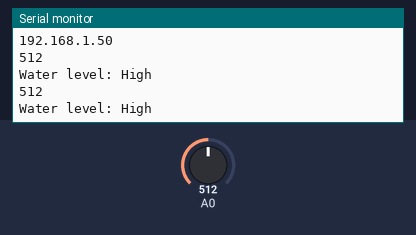
A sketch run on a simulated ESP8266 (NodeMCU). Shown: the last lines printed to the serial monitor. Inputs (shaded band) come from the test bench; at power-on: A0 = 512. WiFi joins after 1.5 s; servers stay silent unless stated.

Above: at 2.7 s.
2.8 s: A0 set to 303
At 4.1 s:
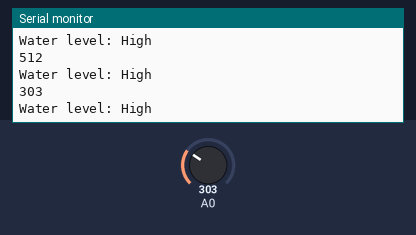
4.3 s: A0 set to 274
At 5.1 s:
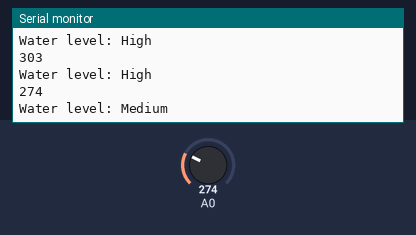
7.0 s: A0 set to 175
At 8.3 s:
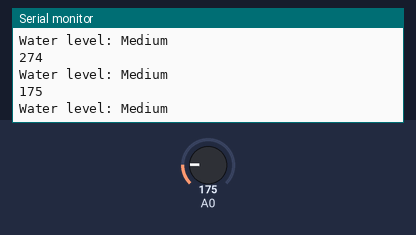
8.5 s: A0 set to 146
At 9.3 s:
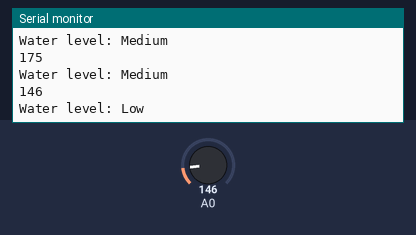
Timing chart, 0 to 11.5 s (numbered marks = the images above; inputs shaded):
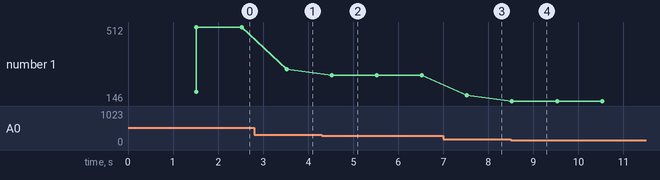

Measured:
- the behaviour switches between 291 and 290 on A0 (found by bisection; images 1 and 2)
- the behaviour switches between 161 and 160 on A0 (found by bisection; images 3 and 4)
- after the input at 2.8 s, the serial monitor: prints a new line after 0.72 s (image 1)
- after the input at 4.3 s, the serial monitor: prints a new line after 0.22 s (image 2)
- after the input at 7.0 s, the serial monitor: prints a new line after 0.52 s (image 3)
- after the input at 8.5 s, the serial monitor: prints a new line at once (image 4)
- plotted number 1: 512 → 303 after the input at 2.8 s, 303 → 274 after the input at 4.3 s, 274 → 175 after the input at 7.0 s, 175 → 146 after the input at 8.5 s

The sketch:

hrishi.ino
```cpp
#include <ESP8266WiFi.h>

const char* ssid = "mitesh";
const char* password = "12345678";

String s,x;
int value;

// Create an instance of the server
// specify the port to listen on as an argument
WiFiServer server(80);

void setup() {
  Serial.begin(9600);
  delay(10);


  // Connect to WiFi network
  Serial.println();
  Serial.println();
  Serial.print("Connecting to ");
  Serial.println(ssid);

  WiFi.begin(ssid, password);

  while (WiFi.status() != WL_CONNECTED) {
    delay(500);
    Serial.print(".");
  }
  Serial.println("");
  Serial.println("WiFi connected");

  // Start the server
  server.begin();
  Serial.println("Server started");

  // Print the IP address
  Serial.println(WiFi.localIP());
}

void loop() {

value = analogRead(A0); //Read data from analog pin and store it to value variable
  Serial.println(value);
  if (value<=160){
    Serial.println("Water level: Low");
    x="Low";
    delay(1000);
  }
  else if (value>160 && value<=290){
    Serial.println("Water level: Medium");
    x="Medium";
    delay(1000);
  }
  else if (value>290){
    Serial.println("Water level: High");
    x="High";
    delay(1000);
  }

  // Check if a client has connected
  WiFiClient client = server.available();
  if (!client) {
    return;
  }

  // Wait until the client sends some data
  Serial.println("new client");
  while(!client.available()){
    delay(1);

  }

  // Read the first line of the request
  String req = client.readStringUntil('\r');
  Serial.println(req);
  client.flush();


  // Prepare the response

  s = "<!DOCTYPE html><html><frameset cols=\"/25%,*,25%\"><frame src=<!DOCTYPE HTML<html>Led pin is now:On/Off<br><a href=\"/D0LED=ON\"\"><button>D0 Turn On </button></a><a href=\"/D0LED=OFF\"\"><button>D0 Turn Off </button></a><a href=\"/D4LED=OFF\"\"><button>D4 Turn On </button></a><a href=\"/D4LED=OFF\"\"><button>D4Turn Off </button></a></html>><frame src=\"/frame_b.htm\"></html>";


  // Send the response to the client
  client.print(s);
  delay(1);
  Serial.println("Client disonnected");

  // The client will actually be disconnected
  // when the function returns and 'client' object is detroyed
}
```
